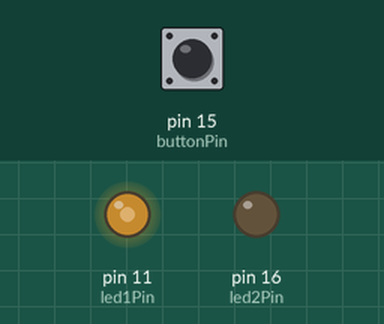
This program was run on a simulated Raspberry Pi (header pin numbers). On the bench: output pins drawn as LEDs (lit = HIGH). Dashed ring = blinking. The test bench sets the inputs (shaded band); at power-on: pin 15 (buttonPin) HIGH. What the program prints to the terminal is not drawn.

Above: at 1.2 s.
1.3 s: pin 15 (buttonPin) pulled LOW for 0.15 s
At 1.7 s:
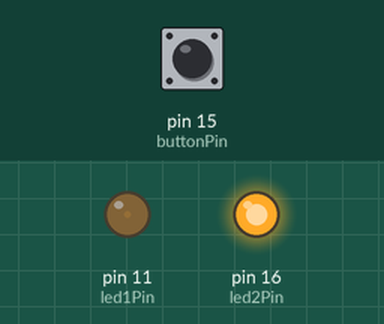
3.8 s: pin 15 (buttonPin) pulled LOW for 3.2 s
At 4.7 s:
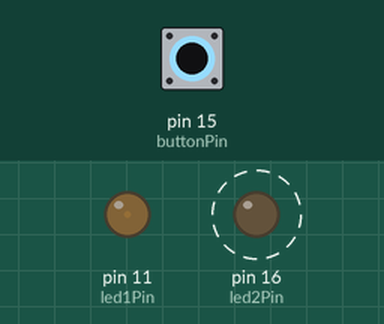
Timing chart, 0 to 9.3 s (numbered marks = the images above; inputs shaded):
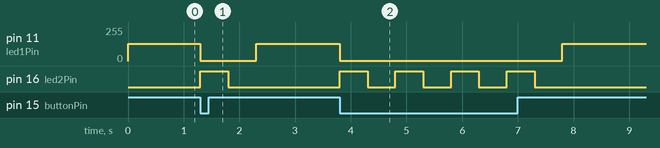

Measured:
- after the input at 1.3 s, pin 11 (led1Pin): 128/255 → 3/255 at once, → 128/255 1.0 s later; pin 16 (led2Pin): LOW → HIGH at once, → LOW 0.50 s later
- after the input at 3.8 s, pin 11 (led1Pin): 128/255 → 3/255 at once, → 128/255 4.0 s later; pin 16 (led2Pin): alternates HIGH for 0.50 s and LOW for 0.50 s, 8 changes in all, then stays LOW, starting at once

The program:

blinkery.py
```python
#In this program we do an input, output and PWM handlings.
#if Push-Button pressed --> blink LED2 with delay 0.5s
#otherwise turn on LED1 using software PWM
#Turn off both LEDs if CTRL+C is pressed on keyboard

# External module imports
import RPi.GPIO as GPIO
from time import sleep

# Pin Definition:
led1Pin = 11 # GPIO17
led2Pin = 16 # GPIO23
buttonPin = 15 # GPIO22

# Pin Setup:
GPIO.setmode(GPIO.BOARD) # Physical header pin-numbering scheme
GPIO.setup(led1Pin, GPIO.OUT) # LED1 pin set as output
pwm = GPIO.PWM(led1Pin,100) # Initialize PWM on led1Pin 100Hz(period:10ms)
GPIO.setup(led2Pin, GPIO.OUT) # LED2 pin as output
GPIO.setup(buttonPin, GPIO.IN, pull_up_down=GPIO.PUD_UP) # Button as input and is pulled up
pwm.start(50) # Duty cycle = 50%

print("Press CTRL+C to stop!")
try:

	while(1):
		if GPIO.input(buttonPin): # button released
			GPIO.output(led2Pin, GPIO.LOW) # LED2 off
			pwm.ChangeDutyCycle(50) # Turns on LED1 with Duty cycle = 50%
		else: # button is pressed
			pwm.ChangeDutyCycle(1) # decrease duty cycle value to dim LED1
			GPIO.output(led2Pin, GPIO.HIGH) # LED2 on1
			sleep(0.5) # 0.5S delay
			GPIO.output(led2Pin, GPIO.LOW) # LED2 off
			sleep(0.5)
except KeyboardInterrupt: # if Ctrl+C is pressed
	pwm.stop()
	GPIO.cleanup() # clean up all GPIO
```
